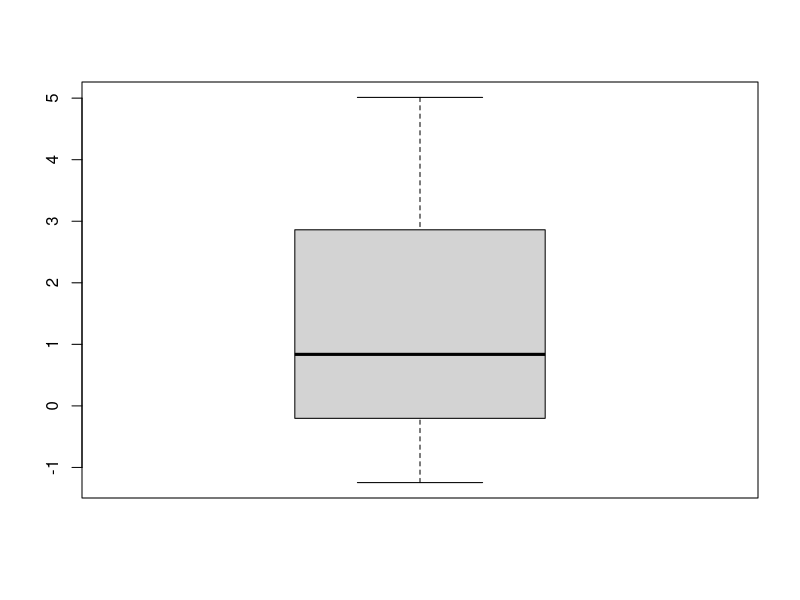
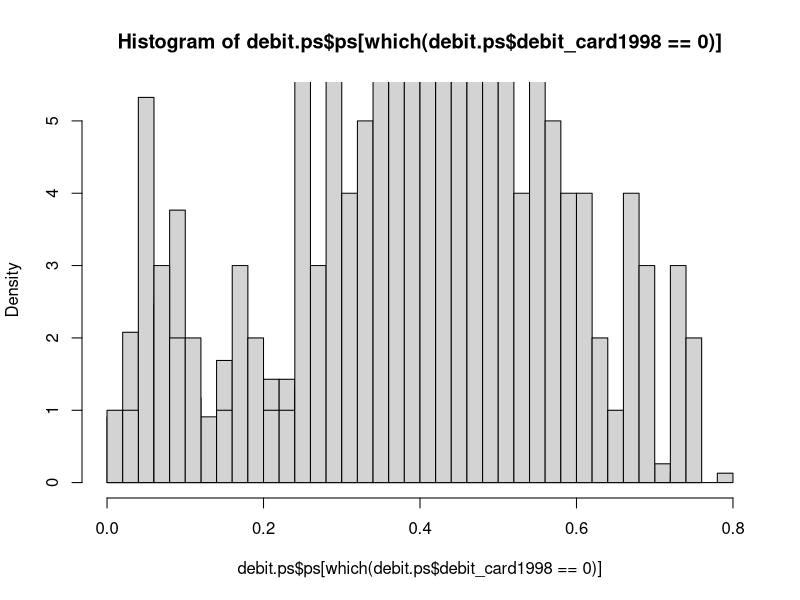
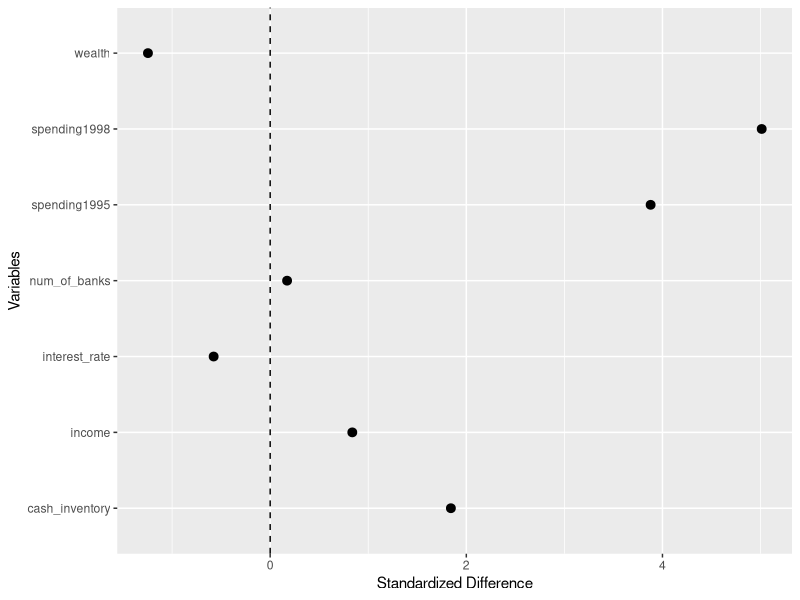
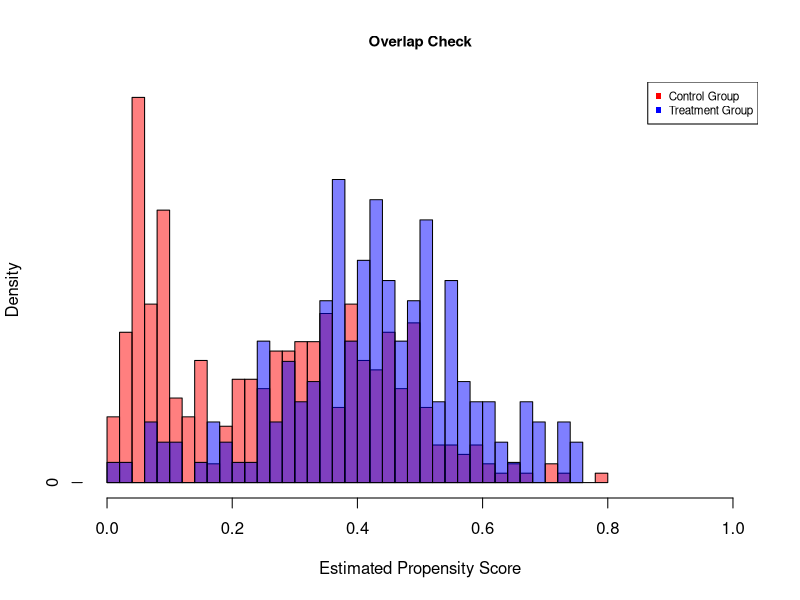
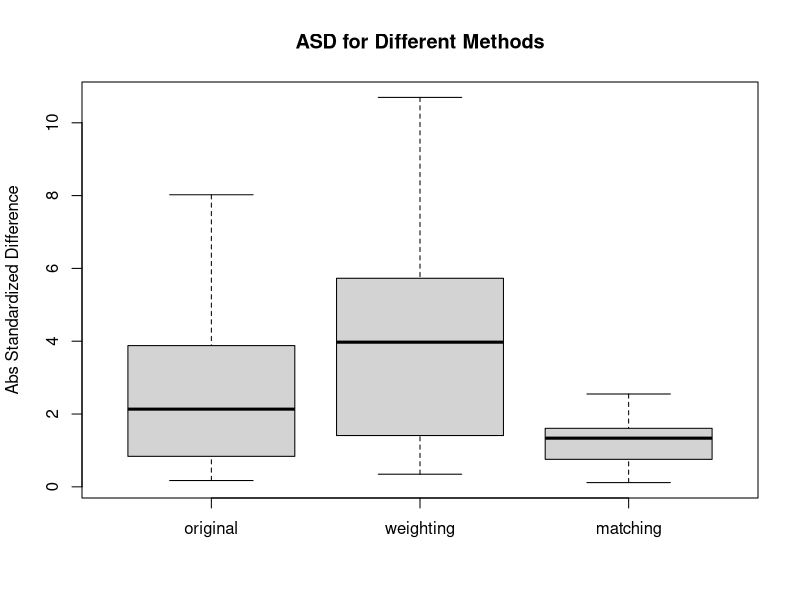

Source code (R) for these figures, in order:
## ---- chunk 1
library(haven)
library(ggplot2)
#library(mgcv)
library(Matching)
library(xtable)
library(dplyr)

## ---- chunk 2
debit = read_dta("data/debitcard199598.dta")
## ---- chunk 3
#Clean
any(unlist(lapply(debit,FUN=function(x){any(is.na(x))})))

debit = debit %>%
  mutate(num_of_earners = as.factor(num_of_earners)) %>%
  mutate(family_size = as.factor(family_size)) %>%
  mutate(average_age = factor(average_age, labels = c("<30", "31-40", "41-50", "51-65", "65+")))  %>%
  mutate(geograph_area = factor(geograph_area, labels = c("North", "Central Italy", "South and Islands"))) %>%
  mutate(num_of_inhabitants = factor(num_of_inhabitants, labels = c("<20k", "20-40k", "40-500k", "500k+"))) %>%
  mutate(householder_age = factor(householder_age, labels = c("<30", "31-40", "41-50", "51-65", "65+"))) %>%
  mutate(householder_education = factor(householder_education, labels = c("None", "Elementary", "Middle School", "High School", "Bachelors", "Post-Graduate"))) %>%
  mutate(debit_card1998 = as.factor(debit_card1998))


#Continuous Variables
names(which(unlist(lapply(debit,class))=="numeric"))

#Categorical Variables
names(which(unlist(lapply(debit,class))=="factor"))

n_indi<-c(which(unlist(lapply(debit,class))=="numeric"))
c_indi<-c(which(unlist(lapply(debit,class))=="factor"))

#Descriptive Comparison
data_t<-subset(debit,debit_card1998==1)
data_c<-subset(debit,debit_card1998==0)
size_t<-dim(data_t)[1]
size_c<-dim(data_c)[1]

debit$debit_card1998 = as.integer(debit$debit_card1998)
debit$debit_card1998 = debit$debit_card1998 - 1
## ---- chunk 4
#Calculate ASD for Continuous Variables
dif1<-apply(data.matrix(data_t[,n_indi]),2,mean)-
  apply(data.matrix(data_c[,n_indi]),2,mean)

sd1<-sqrt(apply(data.matrix(data_t[,n_indi]),2,var)/size_t+
      apply(data.matrix(data_c[,n_indi]),2,var)/size_c)

ASD_1<-dif1/sd1;boxplot(ASD_1)

ASD<-data.frame(mean=dif1,sd=sd1,asd=ASD_1)

pdf("asd.pdf",width=8,height=6)
ggplot(data=ASD,aes(x=names(ASD_1),y=asd,ymin=asd,ymax=asd))+geom_pointrange()+
  geom_hline(yintercept = 0,lty=2)+coord_flip()+xlab("Variables")+ylab("Standardized Difference")
dev.off()

model_control<-lm(spending1998 ~ spending1995 + num_of_earners + average_age + family_size + geograph_area + num_of_inhabitants + householder_age + householder_education + num_of_banks + interest_rate + income + wealth + cash_inventory, data=data_c)
                  
model_treated<-lm(spending1998 ~ spending1995 + num_of_earners + average_age + family_size + geograph_area + num_of_inhabitants + householder_age + householder_education + num_of_banks + interest_rate + income + wealth + cash_inventory, data=data_t)


ATE_1<-(sum(data_t$spending1998-predict(model_control,newdata = data_t,type="response"))-
  sum(data_c$spending1998-predict(model_treated,newdata = data_c,type="response")))/dim(debit)[1]


ATT_1<-mean(data_t$spending1998-predict(model_control,newdata = data_t,type="response"))

## ---- chunk 5
#PS Histogram

first_model = glm(debit_card1998 ~ spending1995 + num_of_earners + average_age + family_size + geograph_area +  num_of_inhabitants + householder_age + householder_education + num_of_banks + interest_rate + income + wealth + cash_inventory, family = binomial(link="logit"), data = debit)

debit.ps = debit
debit.ps$ps = fitted(first_model)

a<-hist(debit.ps$ps[which(debit.ps$debit_card1998==0)],breaks=50,freq=FALSE)
a$counts<-a$counts/sum(a$counts)

b<-hist(debit.ps$ps[which(debit.ps$debit_card1998==1)],breaks=50,add=T)
b$counts<-b$counts/sum(b$counts)

pdf("prophist.pdf",width=8,height=6)
plot(a,col=rgb(1,0,0,0.5),main="Overlap Check",cex.main=0.9,xlab="Estimated Propensity Score",ylab="Density",xlim=c(0,1))
plot(b,add=TRUE,col=rgb(0,0,1,0.5),main="Overlap Check",xlab="Estimated Propensity Score",ylab="Density")
legend("topright",legend=c("Control Group","Treatment Group"),col=c("red","blue"),pch=15,cex=0.7)
dev.off()

################################################
#  Exclude samples in nonoverlapping region   ##
################################################ 
low_bound<-max(min(debit.ps$ps[which(debit.ps$debit_card1998==1)]),
               min(debit.ps$ps[which(debit.ps$debit_card1998==0)]))

up_bound<-min(max(debit.ps$ps[which(debit.ps$debit_card1998==1)]),
              max(debit.ps$ps[which(debit.ps$debit_card1998==0)]))

#Disgard the sample out of the common support
olp.debit<-subset(debit.ps,debit.ps$ps>=low_bound&debit.ps$ps<=up_bound)
## ---- chunk 6
#PS Matching
olp.debit$debit_card1998 = as.integer(olp.debit$debit_card1998)
olp.debit$debit_card1998 = olp.debit$debit_card1998 - 1
olp.debit$debit_card1998 = as.logical(olp.debit$debit_card1998)

ATE_matching_m<-Match(Y=olp.debit$spending1998,Tr=olp.debit$debit_card1998,estimand = "ATE",
                  X=data.matrix(olp.debit[,-c(1,2,16)]),M=6,Weight = 1)

ATT_matching_m<-Match(Y=olp.debit$spending1998,Tr=olp.debit$debit_card1998,estimand = "ATT",
                      X=data.matrix(olp.debit[,-c(1,2,16)]),M=6,Weight = 1)


#Balance Check: defends on the method#
######################################
treated<-unique(ATT_matching_m$index.treated)
control<-ATT_matching_m$index.control
treat_size<-length(treated)
control_size<-dim(olp.debit)[1]-treat_size


debit$debit_card1998 = as.integer(debit$debit_card1998)

#ASD: absolute standardized difference. original data
ori_d<-apply(data.matrix(debit[,-c(1,2)]),MARGIN=2,FUN=function(x){
  abs(mean(x[debit$debit_card1998==1])-mean(x[debit$debit_card1998==0]))})


sd<-apply(data.matrix(debit[,-c(1,2)]),MARGIN=2,FUN=function(x)
{sqrt(var(x[debit$debit_card1998==1])/sum(debit$debit_card1998)+var(x[debit$debit_card1998==0])/sum(1-debit$debit_card1998))})

ori_asd<-ori_d/sd

ori_asd

olp_sd<-apply(data.matrix(olp.debit[,-c(1,2,16)]),MARGIN=2,FUN=function(x)
{sqrt(var(x[treated])/treat_size+var(x[-treated])/control_size)})

#ASD: matching  

match_d<-apply(data.matrix(olp.debit[,-c(1,2,16)]),MARGIN=2,FUN=function(x)
{abs(mean(x[treated])-mean(x[control]))})
match_asd<-match_d/olp_sd


#ASD: weighting
ipw<-olp.debit$ps/(1-olp.debit$ps)
ipw_d<-apply(data.matrix(olp.debit[,-c(1,2,16)]),MARGIN=2,FUN=function(x){
  abs(mean(x[treated])-sum(x[-treated]*ipw[-treated])/
        sum(ipw[-treated]))})
weight_asd<-ipw_d/olp_sd

ipw_d

###########################################
#ASD Comparison between methods: boxplot  #
###########################################
pdf("ASD_compare.pdf",width=8,height=6)
boxplot(ori_asd,weight_asd,match_asd,main="ASD for Different Methods",names=c("original","weighting","matching"),
        ylab="Abs Standardized Difference")
dev.off()
